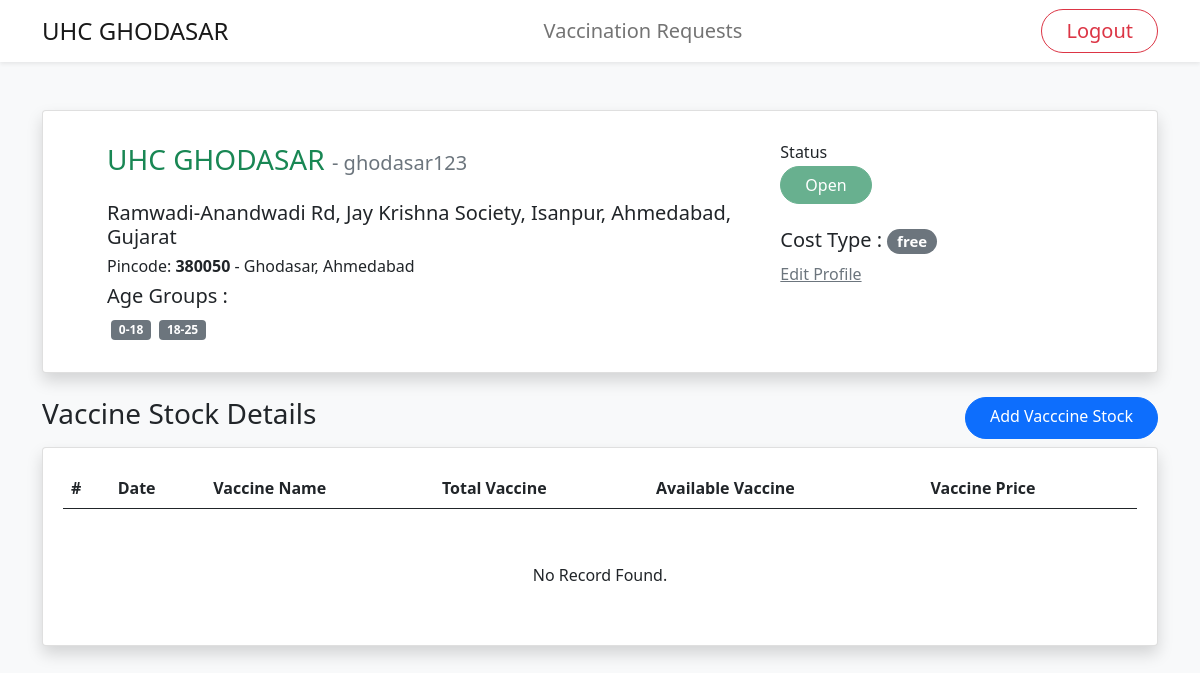
The app's page /vaccination_centre/ (signed in) with its own data.
### tables this page shows
CREATE TABLE `vaccination_centres` (
  `vc_id` int(11) NOT NULL,
  `vc_username` varchar(25) NOT NULL,
  `vc_password` varchar(25) NOT NULL,
  `vc_name` text NOT NULL,
  `vc_address` text NOT NULL,
  `vc_cost_type` tinytext NOT NULL,
  `vc_pincode` int(6) NOT NULL,
  `vc_status` varchar(10) NOT NULL,
  `vc_accepting_status` varchar(10) NOT NULL
);

CREATE TABLE `pincode` (
  `pincode` int(6) NOT NULL,
  `area_name` text NOT NULL,
  `district_id` int(11) NOT NULL
);

CREATE TABLE `district` (
  `district_id` int(11) NOT NULL,
  `district_name` text NOT NULL,
  `state_id` int(11) NOT NULL
);

CREATE TABLE `vc_age_group` (
  `vc_age_id` int(11) NOT NULL,
  `vc_id` int(11) NOT NULL,
  `age_group_id` int(11) NOT NULL
);

CREATE TABLE `age_group` (
  `age_group_id` int(11) NOT NULL,
  `age_from` int(2) DEFAULT NULL,
  `age_to` int(3) DEFAULT NULL
);

### vaccination_centre/includes/profile_card.php (the view)
<?php
    $vc_id = $global_vc_id;
    $query = "SELECT * FROM vaccination_centres WHERE vc_id = $vc_id";
    $get_vc_details = mysqli_query($connection,$query);
    while($row = mysqli_fetch_assoc($get_vc_details)){
        $vc_username = $row['vc_username'];
        $vc_name = $row['vc_name'];
        $vc_address = $row['vc_address'];
        $vc_cost_type = $row['vc_cost_type'];
        $vc_pincode = $row['vc_pincode'];
        $vc_status = $row['vc_status'];
    }
?>
<div class="container">
    <div class="card mt-5 px-5 py-3 shadow">
        <div class="card-body row">
            <div class="col-8">
                <?php
                    if($vc_status=='close'){
                        echo "<h3 class='card-title text-danger'>$vc_name <small class='text-muted h5'>- $vc_username </small></h3>";
                    }else{
                        echo "<h3 class='card-title text-success'>$vc_name <small class='text-muted h5'>- $vc_username </small></h3>";
                    }
                ?>
                <h5 class="card-text mb-2 mt-4"><?php echo $vc_address; ?></h5>
                <h6 class="card-text">Pincode:
                    <b><?php echo $vc_pincode; ?></b>
                    <?php
                        $query = "SELECT pincode.area_name,district.district_name FROM pincode INNER JOIN district ON pincode.district_id=district.district_id WHERE pincode.pincode = $vc_pincode";
                        $pincode_details = mysqli_query($connection,$query);
                        $row = mysqli_fetch_assoc($pincode_details);
                        echo "- ".$row['area_name'].", ".$row['district_name'];
                    ?>
                </h6>
                <h5 class="card-text">Age Groups : </h5>
                <?php
                    $query = "SELECT * FROM vc_age_group INNER JOIN age_group ON vc_age_group.age_group_id = age_group.age_group_id WHERE vc_id = '$global_vc_id'";
                    $getAgeGroups = mysqli_query($connection,$query);
                    while($row = mysqli_fetch_assoc($getAgeGroups)){
                        $age_from = $row['age_from'];
                        $age_to = $row['age_to'];
                        echo "<span class='badge bg-secondary mx-1'> " .$age_from . "-" . $age_to . "</span>";
                    }
                ?>
            </div>
            <div class="col">
                <h6 class="card-text mb-1">Status</h6>
                <?php
                    if($vc_status=='close'){
                        echo "<a href='#' class='btn btn-danger rounded-pill px-4 mt-0 mb-4 disabled'>Closed</a>";
                    }else{
                        echo "<a href='#' class='btn btn-success rounded-pill px-4 mt-0 mb-4 disabled'>Open</a>";
                    }
                ?>
                <h5 class="card-text">Cost Type : <span class="badge rounded-pill bg-secondary"><?php echo $vc_cost_type; ?></span> </h5>
                <a href="./edit_vc_detail.php" class="card-link text-secondary">Edit Profile</a>
            </div>
        </div>
    </div>
</div>

### records on screen
vaccination_centres: vc_name "UHC GHODASAR", vc_username "ghodasar123", vc_address "Ramwadi-Anandwadi Rd, Jay Krishna Society, Isanpur, Ahmedabad, Gujarat", vc_pincode "380050", vc_cost_type "free"
pincode: area_name "Ghodasar", district.district_name "Ahmedabad"
vc_age_group: age_group.age_from "0", age_group.age_to "18"
vc_age_group: age_group.age_from "18", age_group.age_to "25"

### other values on screen
$global_vc_name "UHC GHODASAR"
